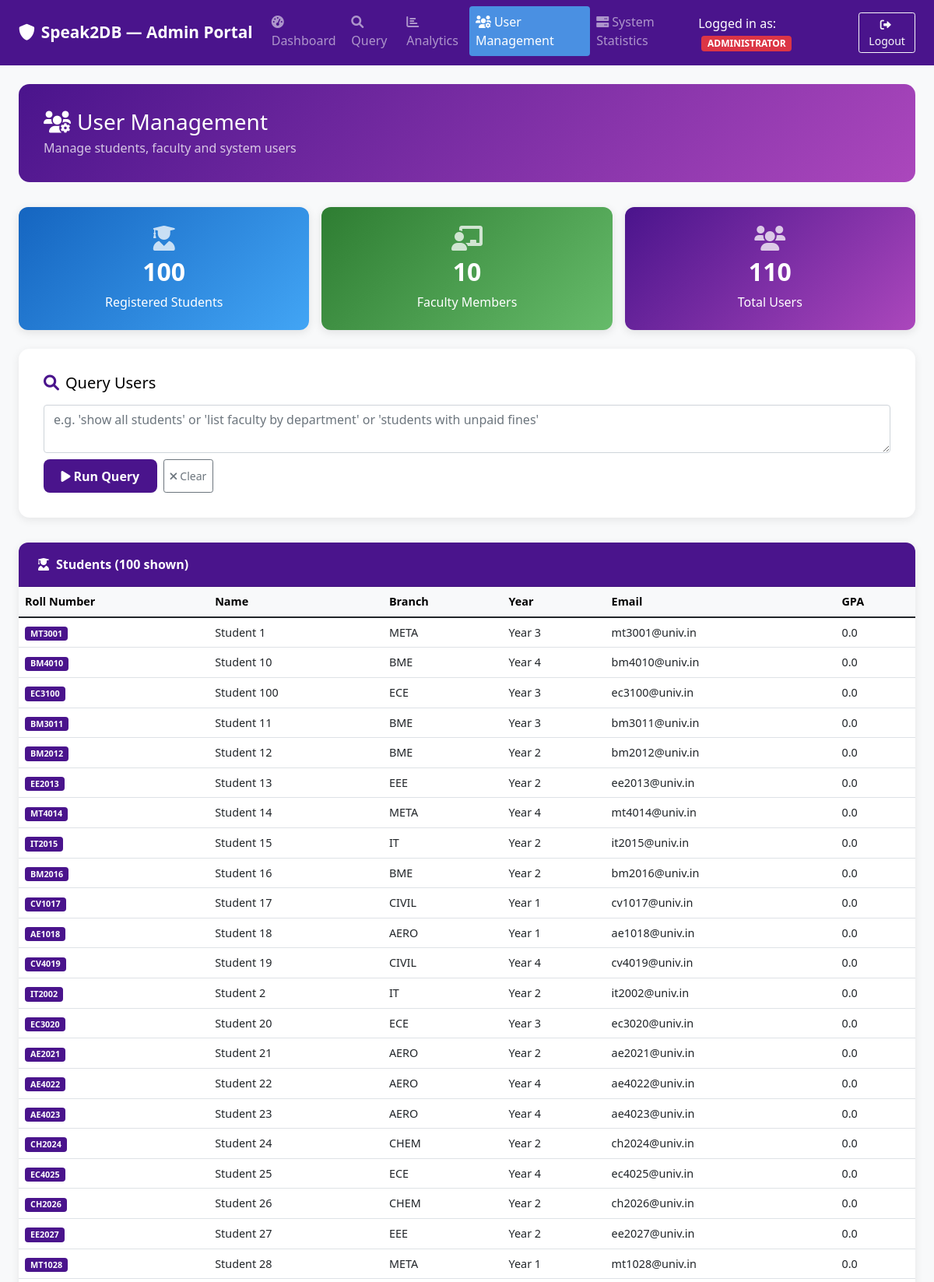
The app's page /user_management (signed in, upper part) with its own data.
### tables this page shows
CREATE TABLE Students (
        id INTEGER PRIMARY KEY AUTOINCREMENT,
        roll_number TEXT UNIQUE NOT NULL,
        name TEXT NOT NULL,
        branch TEXT NOT NULL,
        year TEXT NOT NULL,
        email TEXT UNIQUE NOT NULL,
        phone TEXT NOT NULL,
        role TEXT DEFAULT 'Student',
        gpa REAL DEFAULT 0.0,
        attendance INTEGER DEFAULT 0,
        created_date TEXT DEFAULT CURRENT_TIMESTAMP
    );

### app.py (the view)
@app.route('/user_management')
def user_management_view():
    if 'user_id' not in session:
        return redirect(url_for('login'))
    redir = _require_admin()
    if redir:
        return redir
    user_id = session['user_id']
    user_role = session.get('role')
    try:
        conn = get_db_connection(MAIN_DB)
        student_count = conn.execute(
            "SELECT COUNT(*) as cnt FROM Students"
        ).fetchone()['cnt']
        faculty_count = conn.execute(
            "SELECT COUNT(*) as cnt FROM Faculty"
        ).fetchone()['cnt']
        students = conn.execute(
            "SELECT id, roll_number, name, branch, year, email, gpa FROM Students ORDER BY name"
        ).fetchall()
        conn.close()
    except Exception as e:
        print(f"[user_management] DB error: {e}")
        student_count = faculty_count = 0
        students = []
    return render_template('user_management.html',
                           user=user_id,
                           role=user_role,
                           student_count=student_count,
                           faculty_count=faculty_count,
                           students=students)

### app.py (called while the page is built)
def get_db_connection(db_path):
    conn = sqlite3.connect(db_path)
    conn.row_factory = sqlite3.Row
    return conn

def _require_admin():
    if session.get('role') != 'Administrator':
        return "Access Denied", 403
    return None

@app.context_processor
def inject_user():
    if 'user_id' in session:
        return {
            'current_user': {
                'username': session['user_id'],
                'role': session.get('role', 'Student')
            },
            'user_role': session.get('role', 'Student')
        }
    return {}

    @app.after_request
    def add_security_headers(response):
        return apply_security_headers(response)

### security_layers.py (called while the page is built)
def apply_security_headers(response):
    headers = security.get_security_headers()
    for header, value in headers.items():
        response.headers[header] = value
    return response

### templates/user_management.html (shortened to what this page needs)
<!DOCTYPE html>
<html lang="en">
<head>
    <link href="{{ url_for('static', filename='css/style.css') }}" rel="stylesheet">
    <link href="https://cdn.jsdelivr.net/npm/bootstrap@5.1.3/dist/css/bootstrap.min.css" rel="stylesheet">
    <link href="https://cdnjs.cloudflare.com/ajax/libs/font-awesome/6.0.0/css/all.min.css" rel="stylesheet">
</head>
<body>
    <nav class="navbar navbar-expand-lg navbar-dark" style="background:#4a148c">
        <div class="container-fluid px-4">
            <a class="navbar-brand" href="/admin_dashboard">
                <i class="fas fa-shield-alt me-2"></i>Speak2DB — Admin Portal
            </a>
            <div class="navbar-collapse" id="navbarNav">
                <ul class="navbar-nav me-auto">
                    <li class="nav-item">
                        <a class="nav-link" href="/admin_dashboard">
                            <i class="fas fa-tachometer-alt me-1"></i>Dashboard
                        </a>
                    </li>
                    <li class="nav-item">
                        <a class="nav-link" href="/">
                            <i class="fas fa-search me-1"></i>Query
                        </a>
                    </li>
                    <li class="nav-item">
                        <a class="nav-link" href="/analytics">
                            <i class="fas fa-chart-bar me-1"></i>Analytics
                        </a>
                    </li>
                    <li class="nav-item">
                        <a class="nav-link active" href="/user_management">
                            <i class="fas fa-users-cog me-1"></i>User Management
                        </a>
                    </li>
                    <li class="nav-item">
                        <a class="nav-link" href="/system_statistics">
                            <i class="fas fa-server me-1"></i>System Statistics
                        </a>
                    </li>
                </ul>
                <div class="ms-auto d-flex align-items-center gap-3">
                    <span class="text-white">
                        Logged in as:
                        <span class="badge bg-danger ms-1">{{ role|upper }}</span>
                    </span>
                    <a href="/logout" class="btn btn-outline-light btn-sm">
                        <i class="fas fa-sign-out-alt me-1"></i>Logout
                    </a>
                </div>
            </div>
        </div>
    </nav>
    <div class="container-fluid px-4 py-4">
        <div class="page-banner">
            <h3 class="mb-1"><i class="fas fa-users-cog me-2"></i>User Management</h3>
            <p class="mb-0 opacity-75">Manage students, faculty and system users</p>
        </div>
        <div class="row g-3 mb-4">
            <div class="col-md-4">
                <div class="card stat-card text-white" style="background:linear-gradient(135deg,#1565c0,#42a5f5)">
                    <div class="card-body text-center">
                        <i class="fas fa-user-graduate fa-2x mb-2 opacity-75"></i>
                        <h2 class="fw-bold">{{ student_count }}</h2>
                        <p class="mb-0">Registered Students</p>
                    </div>
                </div>
            </div>
            <div class="col-md-4">
                <div class="card stat-card text-white" style="background:linear-gradient(135deg,#2e7d32,#66bb6a)">
                    <div class="card-body text-center">
                        <i class="fas fa-chalkboard-teacher fa-2x mb-2 opacity-75"></i>
                        <h2 class="fw-bold">{{ faculty_count }}</h2>
                        <p class="mb-0">Faculty Members</p>
                    </div>
                </div>
            </div>
            <div class="col-md-4">
                <div class="card stat-card text-white" style="background:linear-gradient(135deg,#4a148c,#ab47bc)">
                    <div class="card-body text-center">
                        <i class="fas fa-users fa-2x mb-2 opacity-75"></i>
                        <h2 class="fw-bold">{{ student_count + faculty_count }}</h2>
                        <p class="mb-0">Total Users</p>
                    </div>
                </div>
            </div>
        </div>
        <div class="query-section" id="query-section">
            <h5 class="mb-3"><i class="fas fa-search me-2" style="color:#4a148c"></i>Query Users</h5>
            <div class="input-group mb-2">
                <textarea id="queryInput" class="form-control" rows="2"
                    placeholder="e.g. 'show all students' or 'list faculty by department' or 'students with unpaid fines'"></textarea>
            </div>
            <div class="d-flex gap-2 mt-2">
                <button id="queryBtn" class="btn btn-run" onclick="submitQuery()">
                    <i class="fas fa-play me-1"></i>Run Query
                </button>
                <button class="btn btn-outline-secondary btn-sm" onclick="clearQuery()">
                    <i class="fas fa-times me-1"></i>Clear
                </button>
            </div>
        </div>
        <div class="content-card">
            <div class="card-header">
                <i class="fas fa-user-graduate me-2"></i>Students ({{ students | length }} shown)
            </div>
            <div class="card-body p-0">
                <div class="table-responsive">
                    <table class="table table-hover mb-0" style="font-size:.9rem">
                        <thead class="table-light">
                            <tr>
                                <th>Roll Number</th>
                                <th>Name</th>
                                <th>Branch</th>
                                <th>Year</th>
                                <th>Email</th>
                                <th>GPA</th>
                            </tr>
                        </thead>
                        <tbody>
                        {% for s in students %}
                            <tr>
                                <td><span class="badge" style="background:#4a148c">{{ s['roll_number'] }}</span></td>
                                <td>{{ s['name'] }}</td>
                                <td>{{ s['branch'] }}</td>
                                <td>Year {{ s['year'] }}</td>
                                <td>{{ s['email'] }}</td>
                                <td>{{ s['gpa'] }}</td>
                            </tr>
                        {% else %}
                            <tr><td colspan="6" class="text-center text-muted py-3">No students found</td></tr>
                        {% endfor %}
                        </tbody>
                    </table>
                </div>
            </div>
        </div>
    </div>
</body>
</html>

### static/css/style.css (style rules this page uses)
:root { --bg-primary: #ffffff; --bg-secondary: #f8f9fa; --bg-card: #ffffff; --border: #dee2e6; --primary: #4a90e2; --secondary: #5cb85c; --accent: #f0ad4e; --text: #000000; --text-secondary: #6c757d; --text-muted: #adb5bd; }
* { box-sizing: border-box; margin: 0; padding: 0; }
body { background-color: var(--bg-primary); color: var(--text); font-family: 'Inter', sans-serif; line-height: 1.6; min-height: 100vh; }
.nav-link { display: block; padding: 0.75rem 1rem; color: var(--text-secondary); text-decoration: none; border-radius: 4px; transition: all 0.2s ease; margin-bottom: 0.25rem; }
.nav-link.active { background: var(--primary); color: white; }
.query-section { background: var(--bg-secondary); border-radius: 8px; padding: 2rem; margin-bottom: 2rem; }

### templates/user_management.html (style rules this page uses)
body { background-color: #f8f9fa; color: #000000; }
.navbar-brand { font-weight: 700; font-size: 1.3rem; }
.page-banner { background: linear-gradient(135deg, #4a148c 0%, #ab47bc 100%); color: white; border-radius: 14px; padding: 2rem; margin-bottom: 2rem; }
.stat-card { border: none; border-radius: 12px; box-shadow: 0 3px 12px rgba(0,0,0,.1); transition: transform .2s; }
.stat-card .card-body { padding: 1.5rem; }
.content-card { border: none; border-radius: 12px; box-shadow: 0 3px 12px rgba(0,0,0,.08); background: white; margin-bottom: 1.5rem; }
.content-card .card-header { background: #4a148c; color: white; border-radius: 12px 12px 0 0 !important; padding: 1rem 1.5rem; font-weight: 600; }
.query-section { background: white; border-radius: 14px; box-shadow: 0 3px 12px rgba(0,0,0,.08); padding: 2rem; margin-bottom: 2rem; }
.btn-run { background: #4a148c; color: white; border: none; border-radius: 8px; padding: .6rem 1.4rem; font-weight: 600; cursor: pointer; }

### records on screen
Students: roll_number "MT3001", name "Student 1", branch "META", year "3", email "mt3001@univ.in", gpa "0.0"
Students: roll_number "BM4010", name "Student 10", branch "BME", year "4", email "bm4010@univ.in", gpa "0.0"
Students: roll_number "EC3100", name "Student 100", branch "ECE", year "3", email "ec3100@univ.in", gpa "0.0"
Students: roll_number "BM3011", name "Student 11", branch "BME", year "3", email "bm3011@univ.in", gpa "0.0"
Students: roll_number "BM2012", name "Student 12", branch "BME", year "2", email "bm2012@univ.in", gpa "0.0"
Students: roll_number "EE2013", name "Student 13", branch "EEE", year "2", email "ee2013@univ.in", gpa "0.0"
Students: roll_number "MT4014", name "Student 14", branch "META", year "4", email "mt4014@univ.in", gpa "0.0"
Students: roll_number "IT2015", name "Student 15", branch "IT", year "2", email "it2015@univ.in", gpa "0.0"
Students: roll_number "BM2016", name "Student 16", branch "BME", year "2", email "bm2016@univ.in", gpa "0.0"
Students: roll_number "CV1017", name "Student 17", branch "CIVIL", year "1", email "cv1017@univ.in", gpa "0.0"
Students: roll_number "AE1018", name "Student 18", branch "AERO", year "1", email "ae1018@univ.in", gpa "0.0"
Students: roll_number "CV4019", name "Student 19", branch "CIVIL", year "4", email "cv4019@univ.in", gpa "0.0"
Students: roll_number "IT2002", name "Student 2", branch "IT", year "2", email "it2002@univ.in", gpa "0.0"
Students: roll_number "EC3020", name "Student 20", branch "ECE", year "3", email "ec3020@univ.in", gpa "0.0"
Students: roll_number "AE2021", name "Student 21", branch "AERO", year "2", email "ae2021@univ.in", gpa "0.0"
Students: roll_number "AE4022", name "Student 22", branch "AERO", year "4", email "ae4022@univ.in", gpa "0.0"
Students: roll_number "AE4023", name "Student 23", branch "AERO", year "4", email "ae4023@univ.in", gpa "0.0"
Students: roll_number "CH2024", name "Student 24", branch "CHEM", year "2", email "ch2024@univ.in", gpa "0.0"
Students: roll_number "EC4025", name "Student 25", branch "ECE", year "4", email "ec4025@univ.in", gpa "0.0"
Students: roll_number "CH2026", name "Student 26", branch "CHEM", year "2", email "ch2026@univ.in", gpa "0.0"
Students: roll_number "EE2027", name "Student 27", branch "EEE", year "2", email "ee2027@univ.in", gpa "0.0"
Students: roll_number "MT1028", name "Student 28", branch "META", year "1", email "mt1028@univ.in", gpa "0.0"

### other values on screen
{{ role|upper }} "ADMINISTRATOR"
{{ student_count }} "100"
{{ faculty_count }} "10"
{{ student_count + faculty_count }} "110"
{{ students | length }} "100"
